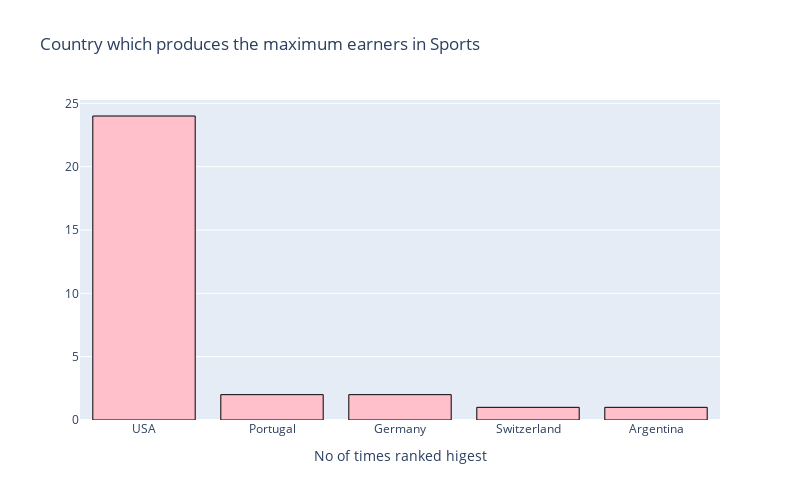

The code cell stored with this chart in its notebook:
### Markdown cell above
## Country which produces the maximum earners in Sports

### Code cell
counts_top = Top_paid['Nationality'].value_counts().to_frame()


trace = go.Bar(
                    x = counts_top.index,
                    y = counts_top['Nationality'] ,
                    orientation='v',
                    marker = dict(color='pink',
                                 line=dict(color='black',width=1)),
                    )
data = [trace]
layout = go.Layout(barmode = "group",title='Country which produces the maximum earners in Sports',width=800, height=500, 
                       xaxis= dict(title='No of times ranked higest'),
                       #yaxis=dict(autorange="reversed"),
                       showlegend=False)
fig = go.Figure(data = data, layout = layout)
iplot(fig)

### Figure 1 — Plotly figure (JSON) as saved in the notebook; plotly's stock layout.template omitted (floating-point values rounded to 4 significant figures)
{"data": [{"marker": {"color": "pink", "line": {"color": "black", "width": 1}}, "orientation": "v", "type": "bar", "x": ["USA", "Portugal", "Germany", "Switzerland", "Argentina"], "y": [24, 2, 2, 1, 1]}], "layout": {"barmode": "group", "height": 500, "showlegend": false, "title": {"text": "Country which produces the maximum earners in Sports"}, "width": 800, "xaxis": {"title": {"text": "No of times ranked higest"}}}}
